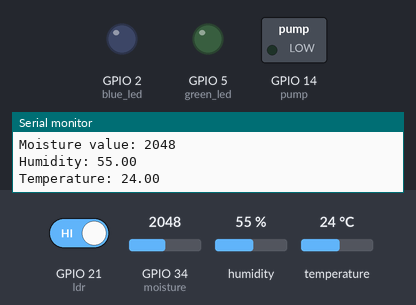
Recording of a sketch running on a simulated ESP32. Parts: switched loads named in the sketch (green lamp = pin HIGH), output pins drawn as LEDs (lit = HIGH), the last lines printed to the serial monitor. The test bench sets the inputs (shaded band); at power-on: GPIO 21 (ldr) HIGH, temperature 24 °C, GPIO 34 (moisture) = 2048, humidity 55 %. WiFi joins after 1.5 s; servers stay silent unless stated; uploads are accepted with an empty reply.

Above: at 2.7 s.
2.8 s: GPIO 21 (ldr) driven LOW
At 4.0 s:
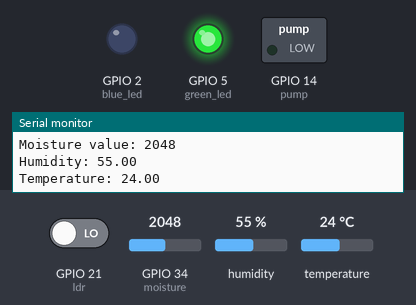
5.6 s: temperature set to 30 °C
8.4 s: temperature set to 33 °C
At 10.8 s:
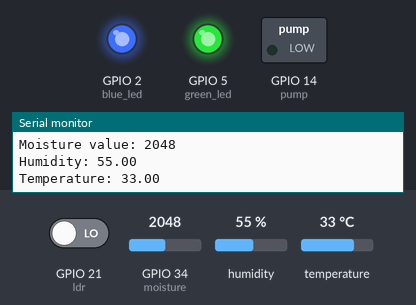
11.4 s: GPIO 34 (moisture) set to 2949
14.2 s: GPIO 34 (moisture) set to 3061
At 17.4 s:
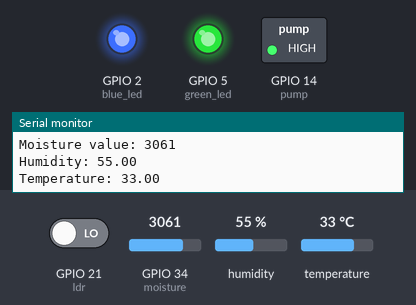
17.7 s: GPIO 21 (ldr) driven HIGH
At 19.0 s:
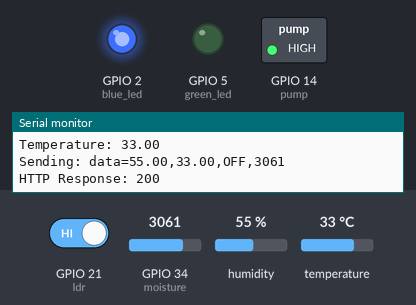
Timing chart, 0 to 20.7 s (numbered marks = the images above; inputs shaded):
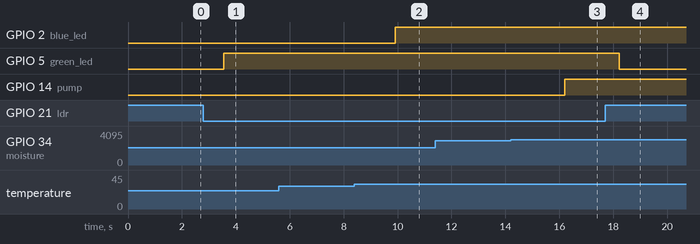

Measured:
- the behaviour switches between 31 and 32 °C on temperature (found by bisection; images 1 and 2)
- the behaviour switches between 3000 and 3001 on GPIO 34 (moisture) (found by bisection; images 2 and 3)
- after the input at 2.8 s, GPIO 5 (green_led): LOW → HIGH after 0.76 s
- after the input at 8.4 s, GPIO 2 (blue_led): LOW → HIGH after 1.5 s
- after the input at 14.2 s, GPIO 14 (pump): LOW → HIGH after 2.0 s
- after the input at 17.7 s, GPIO 5 (green_led): HIGH → LOW after 0.53 s

The sketch:

farmsense_esp32.ino
```cpp
#include <WiFi.h>
#include <HTTPClient.h>
#include <DHT.h>

#define DHTPIN 4
#define DHTTYPE DHT11

DHT dht(DHTPIN, DHTTYPE);

// WiFi
const char* ssid     = "YOUR_WIFI_NAME";
const char* password = "YOUR_WIFI_PASSWORD";

// Flask server
const char* serverName = "http://YOUR_SERVER_IP:5000/data";

unsigned long lastTime = 0;
unsigned long timerDelay = 5000;

// Pins
int blue_led = 2;
int green_led = 5;
int ldr = 21;
int moisture = 34;
int pump = 14;

void setup_wifi()
{
  WiFi.begin(ssid, password);

  while (WiFi.status() != WL_CONNECTED)
  {
    delay(500);
    Serial.println("CONNECTING.....");
  }

  Serial.println("CONNECTED");
}

void send_data(String values)
{
  if ((millis() - lastTime) > timerDelay)
  {
    if (WiFi.status() == WL_CONNECTED)
    {
      WiFiClient client;
      HTTPClient http;

      http.begin(client, serverName);
      http.addHeader("Content-Type", "application/x-www-form-urlencoded");

      String httpRequestData = "data=" + values;

      Serial.println("Sending: " + httpRequestData);

      int httpResponseCode = http.POST(httpRequestData);

      Serial.print("HTTP Response: ");
      Serial.println(httpResponseCode);

      if (httpResponseCode > 0)
      {
        String response = http.getString();
        Serial.println(response);
      }

      http.end();
    }
    else
    {
      Serial.println("WiFi Disconnected");
    }

    lastTime = millis();
  }
}

void setup()
{
  Serial.begin(9600);

  dht.begin();
  setup_wifi();

  pinMode(blue_led, OUTPUT);
  pinMode(green_led, OUTPUT);
  pinMode(ldr, INPUT);
  pinMode(moisture, INPUT);
  pinMode(pump, OUTPUT);
}

void loop()
{
  // LDR
  int ldr_val = digitalRead(ldr);
  String light_status;

  Serial.print("LDR value: ");
  Serial.println(ldr_val);

  if (ldr_val == 0)
  {
    digitalWrite(green_led, HIGH);
    light_status = "ON";
  }
  else
  {
    digitalWrite(green_led, LOW);
    light_status = "OFF";
  }

  Serial.print("Light Status: ");
  Serial.println(light_status);

  // Moisture
  int mois_val = analogRead(moisture);

  Serial.print("Moisture value: ");
  Serial.println(mois_val);

  if (mois_val > 3000)
  {
    digitalWrite(pump, HIGH);
  }
  else
  {
    digitalWrite(pump, LOW);
  }

  // DHT
  float h = dht.readHumidity();
  float t = dht.readTemperature();

  Serial.print("Humidity: ");
  Serial.println(h);

  Serial.print("Temperature: ");
  Serial.println(t);

  if (t > 31)
  {
    digitalWrite(blue_led, HIGH);
  }
  else
  {
    digitalWrite(blue_led, LOW);
  }

  // Send data
  String values = String(h) + "," + String(t) + "," + light_status + "," + String(mois_val);

  send_data(values);

  delay(2000);
}
```
